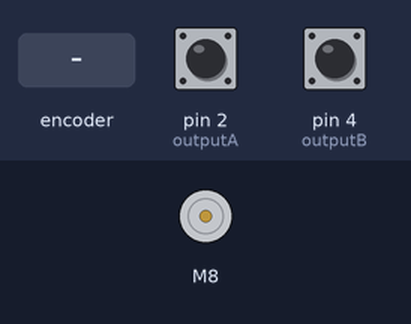
Bench run of a program on a simulated Arduino Mega 2560, built with avr-gcc and run on an emulated ATmega2560. Parts: DC motor (green arrow = forward, orange = backward, longer = faster). The inputs (shaded band) are chosen by the test bench; at power-on: pin 2 (outputA) HIGH, pin 4 (outputB) HIGH. What the program prints to the serial monitor is not drawn.

Above: at 1.2 s.
1.3 s: rotary encoder on pin 2 (outputA) / pin 4 (outputB) turned 3 steps (first pin leading)
Timing chart, 0 to 4.3 s (numbered marks = the images above; inputs shaded):
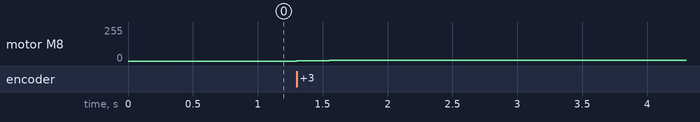

Measured:
- after the input at 1.3 s, motor M8: stopped → forward 2/255 at once, → forward 4/255 0.20 s later, → forward 6/255 0.20 s later

The program:

main.cpp
```cpp
#include "main.h"

#define outputA 2
#define outputB 4

BTS7960 motor1(9, 7, 8, 6);

int counter = 0;
int aState;
int aLastState;
void setup()
{
    pinMode(outputA, INPUT);
    pinMode(outputB, INPUT);

    Serial.begin(9600);
    // Reads the initial state of the outputA
    aLastState = digitalRead(outputA);

    pinMode(6, OUTPUT);
}
void loop()
{
    aState = digitalRead(outputA); // Reads the "current" state of the outputA
    // If the previous and the current state of the outputA are different, that means a Pulse has occured
    if (aState != aLastState)
    {
        // If the outputB state is different to the outputA state, that means the encoder is rotating clockwise
        if (digitalRead(outputB) != aState)
        {
            counter++;
        }
        else
        {
            counter--;
        }

        if (counter < -255)
            counter = -255;
        else if (counter > 255)
            counter = 255;

        Serial.print("Position: ");
        Serial.println(counter);

        if (counter < 0)
            motor1.TurnLeft(abs(counter));
        else
            motor1.TurnRight(abs(counter));
    }
    aLastState = aState; // Updates the previous state of the outputA with the current state
}
```

main.h
```cpp
#ifndef MAIN_H
#define MAIN_H
#include <Arduino.h>
#include <BTS7960.h>

#endif
```
